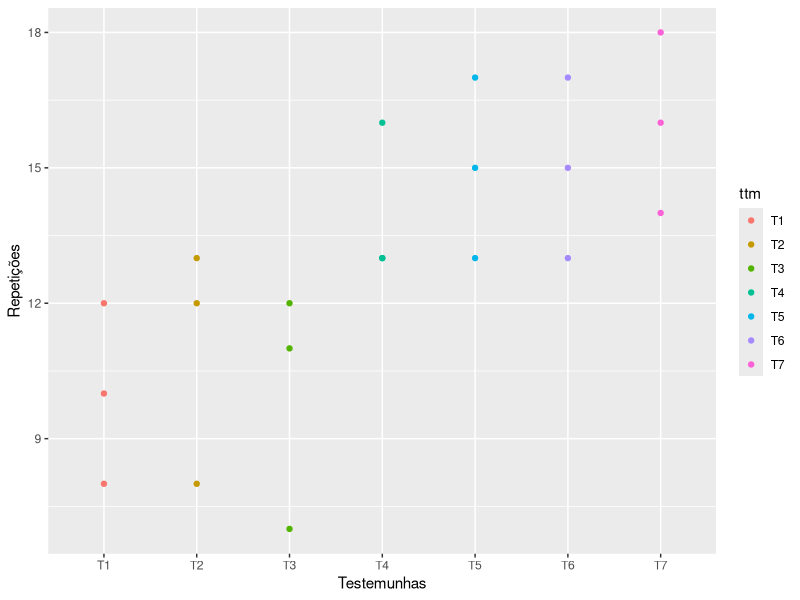

Write the R code that produced this figure.
rpt <- c(10,12,8,12,13,8,12,11,7,13,13,16,13,17,15,17,15,13,18,16,14) 
ttm  <- rep(c("T1", "T2","T3","T4","T5", "T6", "T7"), each=3)
dados <- data.frame(rpt,ttm)
dados
str(dados)
library(ggplot2)
g <- ggplot(dados)
g <- g +
  geom_point(aes(x = ttm,
                 y = rpt,
                 color =ttm))
 
            
g <- g +
  labs(tittle = "Tratamentos",
       x = "Testemunhas",
       y= "Repetições")
g

anova.mod <-lm(rpt~ttm, data=dados)
summary(anova.mod)
anova(anova.mod)
t.test(rpt, conf.level =0.95)
cv <-function(x)  {coef <- sd(x)/mean(x)*100
return(coef)}
cv(rpt)

